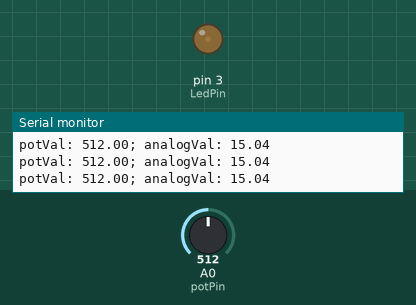
Bench run of a sketch on a simulated Arduino Uno, built with avr-gcc and run on an emulated ATmega328P. Parts: output pins drawn as LEDs (lit = HIGH), the last lines printed to the serial monitor. Inputs (shaded band) come from the test bench; at power-on: A0 (potPin) = 512.

Above: at 1.2 s.
1.3 s: A0 (potPin) set to 900
At 2.2 s:
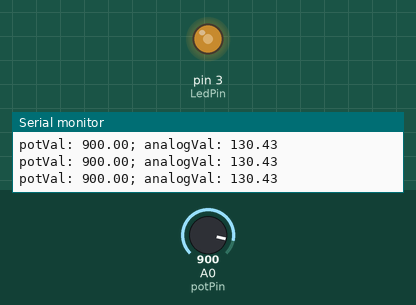
2.9 s: A0 (potPin) set to 1023
At 3.8 s:
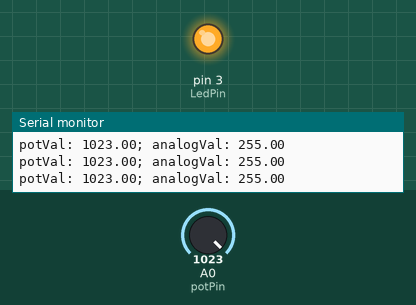
4.5 s: A0 (potPin) set to 122
At 5.5 s:
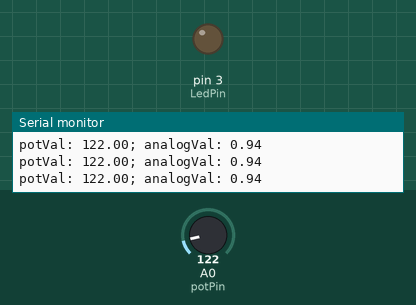
Timing chart, 0 to 7.5 s (numbered marks = the images above; inputs shaded):
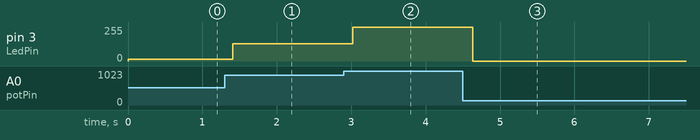

The sketch:

013.ino
```cpp
int br = 9600;
int waitT = 200;

int potPin = A0;
int LedPin = 3;
float potVal;
float analogVal;

void setup() {
  Serial.begin(br);
  pinMode(potPin, INPUT);
  pinMode(LedPin, OUTPUT);
}

void loop() {
  potVal = analogRead(potPin);
  analogVal = pow(2, potVal/127.875) - 1.;

  analogWrite(LedPin, analogVal);

  Serial.print("potVal: ");
  Serial.print(potVal);
  Serial.print("; ");
  Serial.print("analogVal: ");
  Serial.println(analogVal);
  delay(waitT);
}
```

Measured:
- after the input at 1.3 s, pin 3 (LedPin): 15/255 → 130/255 after 0.11 s
- after the input at 2.9 s, pin 3 (LedPin): 130/255 → 255/255 after 0.12 s
- after the input at 4.5 s, pin 3 (LedPin): 255/255 → 0/255 after 0.14 s
